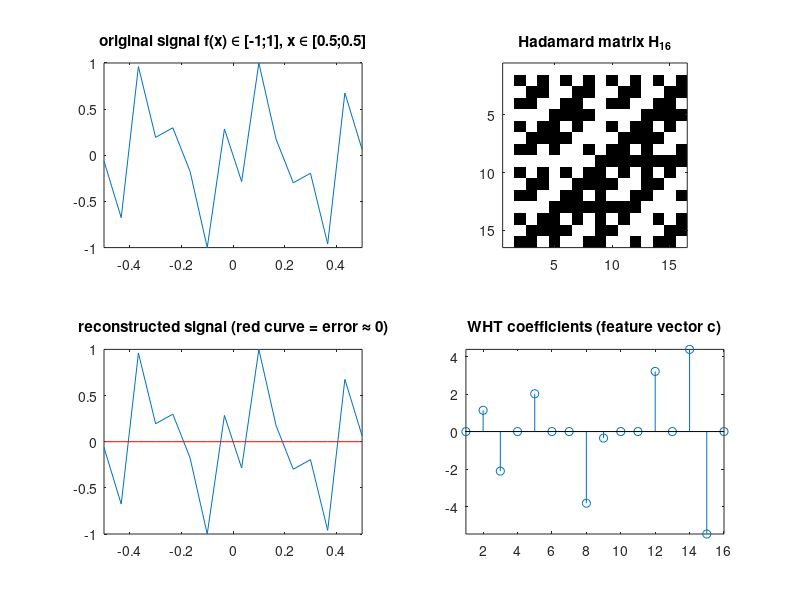

Recreate this plot in MATLAB.
function walsh_hadamard_transform()
    close all;
    clear all;
    clc;

    % length of signal
    N = 16;
    
    % create a 1D signal f of length N
    x = -0.5:1/(N-1):0.5;
    f = sin(12.345*x) .* cos(67*x);
    f = 2*mat2gray(f)-1; % f now in [-1;1]
    subplot(2,2,1); plot(x,f); title('original signal f(x) \in [-1;1], x \in [0.5;0.5]'); axis([-0.5 0.5 -1 1]);
    
    % create Hadamard matrix of same size^2 (NxN)
    H_2 = [1 1; 1 -1];
    H_cur = H_2;
    subplot(2,2,2); imagesc(H_2); colormap gray; title('Hadamard matrix H_2'); axis image; pause(0.1);
    for i = 2:log(N)/log(2)
        H_cur = kronecker_product(H_cur, H_2);
        imagesc(H_cur); title(['Hadamard matrix H_{' num2str(2^i) '}']); axis image; pause(0.1);
    end
    
    % transform signal
    c = H_cur * f';
    subplot(2,2,4); stem(c); axis([1 N min(c(:)) max(c(:))]); title('WHT coefficients (feature vector c)'); 
    
    % reconstruct (approximated) original signal
    f_rec = H_cur\c; % == inv(H_cur)*c
    subplot(2,2,3); plot(x,f_rec); title('reconstructed signal (red curve = error \approx 0)'); axis([-0.5 0.5 -1 1]);
    hold on;
    plot(x,abs(f_rec-f'), 'r'); % error
    hold off;
end

function K = kronecker_product(A, B)
    K = zeros(size(A) .* size(B));
    for r = 1:size(A,1)
        for c = 1:size(A,2)
            submatrix = A(r,c) * B;
            step = size(B,1);
            K((r-1)*step+1 : r*step, (c-1)*step+1 : c*step) = submatrix;
        end
    end
end
